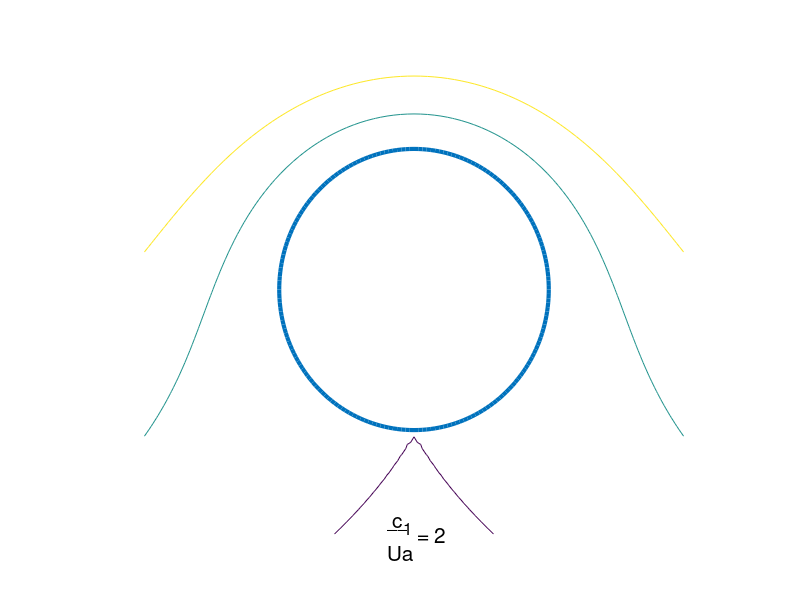

Write MATLAB code to recreate this figure.

v=[1.6,0.8,-0.00001,];

s=pi/200;
t=(0:2:400);
t1=s.*t;
x8=cos(t1);
y8=1.15*sin(t1);
plot(x8,y8,'linewidth',3)
axis([-2.3 2.3 -2 2])
axis off
hold on


c=2;
x=-2:.05:2;
y=-2:.05:2;
[X,Y]=meshgrid(x,y);
Z=X-X;
for i=1:81
for j=1:81
   if 0.7225*(i-41)*(i-41)+(j-41)*(j-41)>400
   r=0.050*sqrt(0.7225*(i-41)*(i-41)+(j-41)*(j-41));
   Z(i,j)=c*log(r)+0.05*0.85*(i-41)*(1-(1/(r*r)));
   end
end
end

contour(x,y,Z,v)

text(-0.2,-1.9,' c','fontsize',15)
text(-0.2,-1.95,'    1','fontsize',12)
text(-0.2,-2.15,'Ua','fontsize',15)
text(-0.2,-1.95,'__','fontsize',15)
text(-0.2,-2,'      = 2','fontsize',15)



hold off
